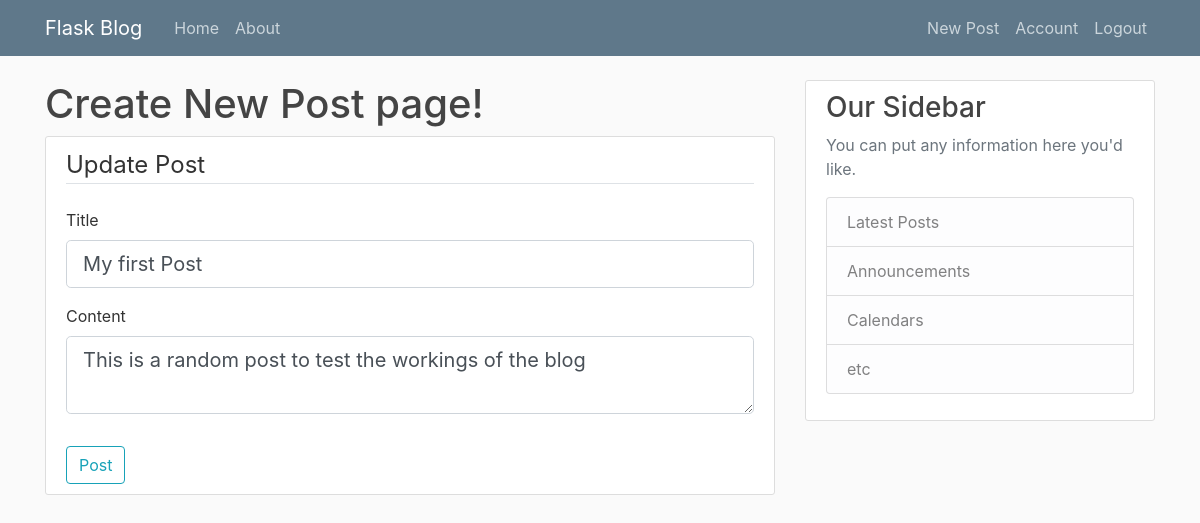
The app's page /post/2/update (signed in) with its own data.
### flaskblog/models.py (models this page shows, shortened)
class Post(db.Model):
    id = db.Column(db.Integer, primary_key=True)
    title = db.Column(db.String(100), nullable=False)
    date_posted = db.Column(db.DateTime, nullable=False, default=datetime.utcnow)
    content = db.Column(db.Text, nullable=False)
    user_id = db.Column(db.Integer, db.ForeignKey('user.id'), nullable=False)

### flaskblog/routes.py (the view)
@app.route("/post/<int:post_id>/update", methods=['GET', 'POST'])
@login_required
def update_post(post_id):
    post = Post.query.get_or_404(post_id)
    if post.author != current_user:
        abort(403)
    form = PostForm()
    if form.validate_on_submit():
        post.title = form.title.data
        post.content = form.content.data
        db.session.commit()
        flash('Updated post successfully!', 'success')
        return redirect(url_for('post', post_id=post.id))
    elif request.method == "GET":
        form.title.data = post.title
        form.content.data = post.content
    return render_template('create_post.html', title='Update Post', form=form, legend="Update Post")

### flaskblog/forms.py
class PostForm(FlaskForm):
    title = StringField('Title', validators=[DataRequired()])
    content = TextAreaField('Content', validators=[DataRequired()])
    submit = SubmitField('Post')

### flaskblog/models.py (called while the page is built)
@login_manager.user_loader
def load_user(user_id):
    return User.query.get(int(user_id))

### flaskblog/templates/create_post.html (shortened to what this page needs)
{% extends "layout.html" %}
{% block content %}
<h1>Create New Post page!</h1>
<div class="content-section">
    <form method="POST" action="">
        <fieldset class="form-group">
            <legend class="border-bottom mb-4">{{ legend }}</legend>
            <div class="form-group">
                {{ form.title.label(class='form-control-label') }}
                {% if form.title.errors %}
                    {{ form.title(class='form-control form-control-lg is-invalid') }}
                    <div class="invalid-feedback">
                        {% for error in form.title.errors %}
                            <span>{{ error }}</span>
                        {% endfor %}
                    </div>
                {% else %}
                    {{ form.title(class='form-control form-control-lg') }}
                {% endif %}
            </div>
            <div class="form-group">
                {{ form.content.label(class='form-control-label') }}
                {% if form.content.errors %}
                    {{ form.content(class='form-control form-control-lg is-invalid') }}
                    <div class="invalid-feedback">
                        {% for error in form.content.errors %}
                            <span>{{ error }}</span>
                        {% endfor %}
                    </div>
                {% else %}
                    {{ form.content(class='form-control form-control-lg') }}
                {% endif %}
            </div>
        </fieldset>
        <div>
            {{ form.submit(class='btn btn-outline-info') }}
        </div>
    </form>
</div>
{% endblock content%}

### flaskblog/static/main.css (style rules this page uses)
body { background: #fafafa; color: #333333; margin-top: 5rem; }
h1, h2, h3, h4, h5, h6 { color: #444444; }
.content-section { background: #ffffff; padding: 10px 20px; border: 1px solid #dddddd; border-radius: 3px; margin-bottom: 20px; }

### records on screen
Post: title "My first Post", content "This is a random post to test the workings of the blog"

### other values on screen
{{ legend }} "Update Post"
